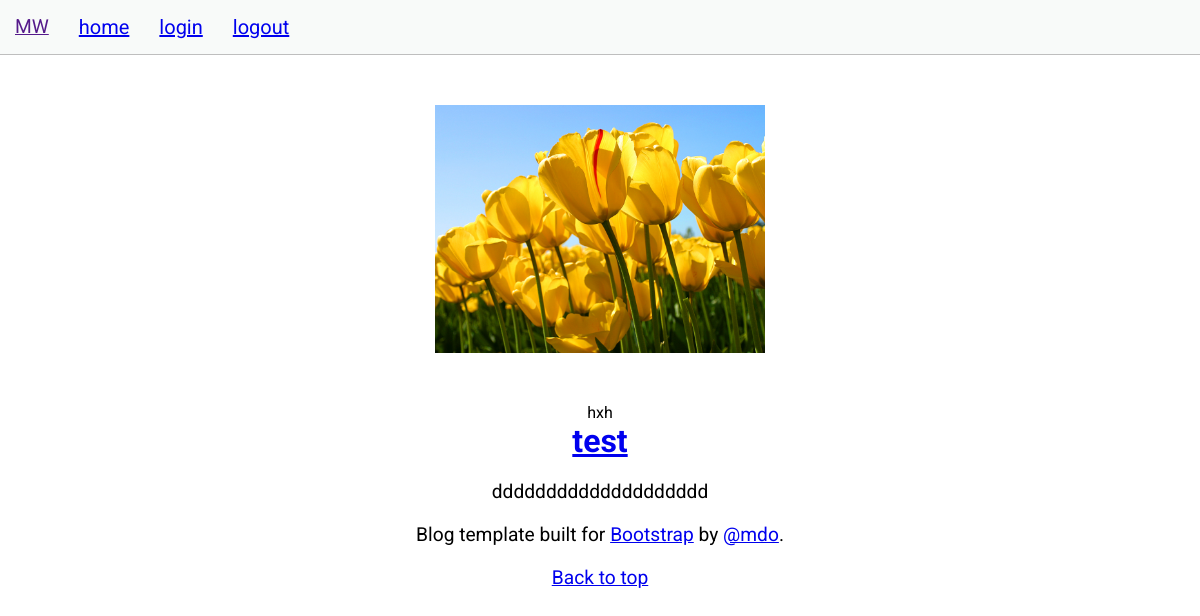
/manga/hxh/, run on an earlier commit of the app's database.
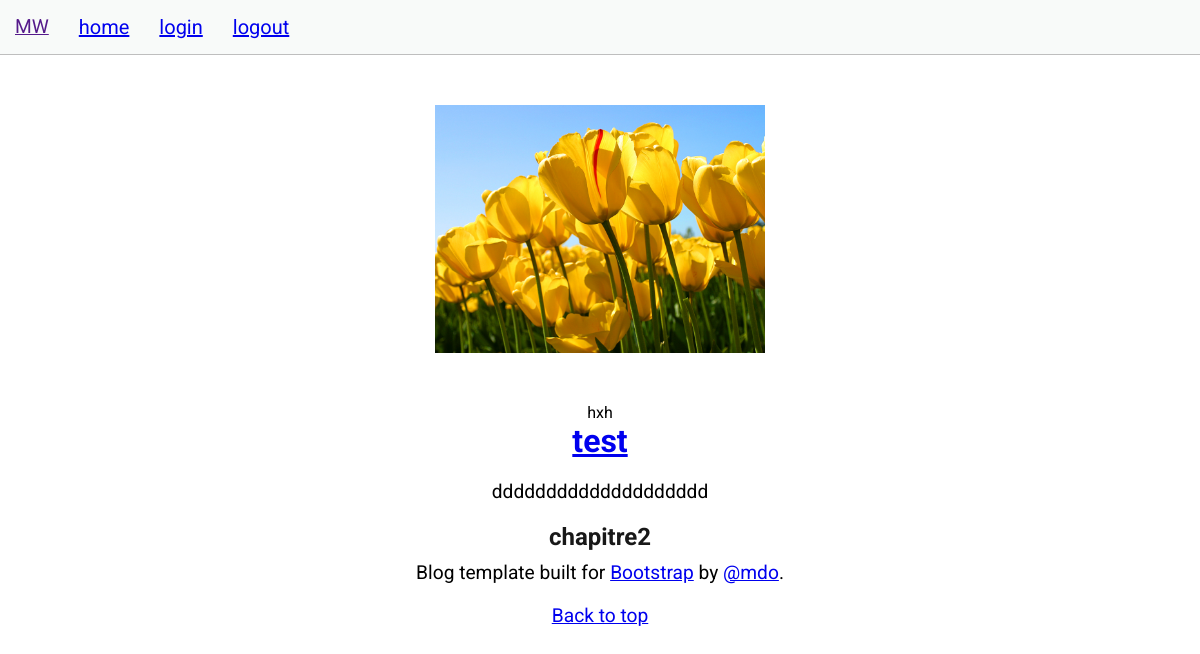
And on a later commit of the database.
### chapitre/models.py (models this page shows, shortened)
class Chapitre(models.Model):
    name = models.CharField(max_length=255, default='')
    description = models.TextField(default='')
    slug = models.SlugField(blank=True, default='')
    manga = models.ForeignKey(Manga, null=True, on_delete=models.CASCADE) #un chapitre appartient à un seul manga

### manga/views.py (the view)
# urls.py: path('manga/<slug:slug>/',views.mangadetail,name='pagedetailmanga'),
def mangadetail(request, slug=None):
    manga = get_object_or_404(Manga, slug=slug)  #recupère le manga specifique defini dans slug
    chapitre = Chapitre.objects.filter(manga=manga.id) #recupere les chapitres du manga specifique defini par son id
    return render(request, 'manga/mangadetail.html', {'chapitreshtml': chapitre,'mangadetailhtml': manga}) #crée la page contenat le manga spécifique avec tous ces chapitres

### useraccount/models.py (called while the page is built)
   def __str__(self):
        return self.username

### templates/manga/mangadetail.html (shortened to what this page needs)
{% extends 'base/base.html' %}
{% load static %}
{% block css %}
    <link rel="stylesheet" href="{% static 'manga/css/mangadetail.css' %}">
{% endblock %}
{% block content %}
   <div class="contenair">
        <div class="presentation">
             <img class= "img-fluid max-width:100% height:auto"  src="{{ mangadetailhtml.image.url }}" >
             <div class="ecriture">
                    </h1> {{ mangadetailhtml.name }}</h1>
                    <h1><a class="profil" href="{% url 'profil:pageprofil' mangadetailhtml.user.id %}"> {{ mangadetailhtml.user }} </a></h1>
                    <p>{{ mangadetailhtml.description }}</p>
                <div class="chapitre">
                        {% for chapitre in chapitreshtml %}
                              <h2 class="editchapitre"><a href="{% url 'chapitre:chapitredetail' chapitre.slug %}" target="_self">{{chapitre.name}}</a></h2>
                        {% endfor %}
                </div>
             </div>
        </div>
   </div>
{% endblock %}

What changed in the data, as far as the page shows it:
added Chapitre: name "chapitre2"
